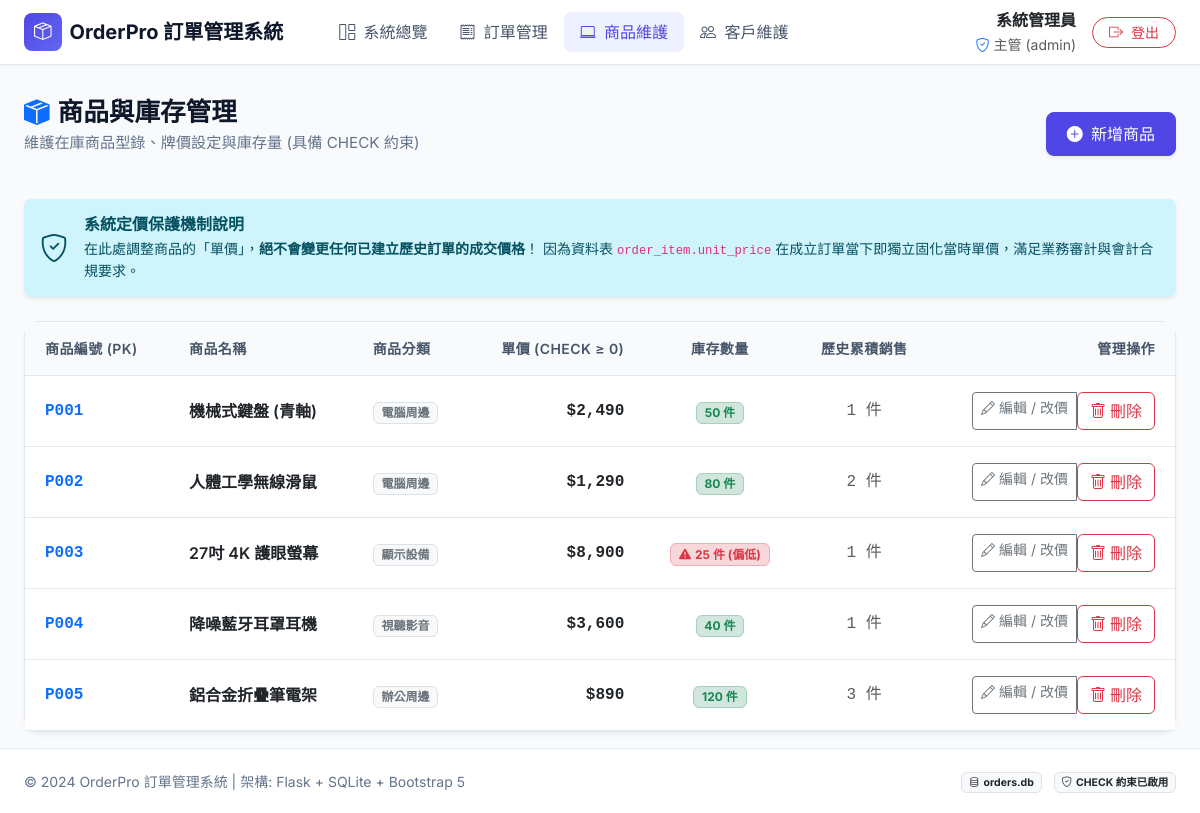
Page /products (signed in) on the committed database.
### tables this page shows
CREATE TABLE product (
        product_id TEXT PRIMARY KEY,
        name TEXT NOT NULL,
        price REAL NOT NULL CHECK(price >= 0),
        stock INTEGER NOT NULL CHECK(stock >= 0),
        category TEXT NOT NULL
    );

### app.py (the view)
@app.route("/products")
@login_required
def product_list():
    conn = get_db()
    cursor = conn.cursor()
    cursor.execute("""
    SELECT p.product_id, p.name, p.price, p.stock, p.category,
           COALESCE(SUM(oi.quantity), 0) AS total_sold
    FROM product p
    LEFT JOIN order_item oi ON p.product_id = oi.product_id
    GROUP BY p.product_id
    ORDER BY p.product_id ASC;
    """)
    products = cursor.fetchall()
    conn.close()
    return render_template("products.html", products=products)

### app.py (called while the page is built)
def login_required(f):
    @wraps(f)
    def decorated_function(*args, **kwargs):
        if "user" not in session:
            flash("請先登入管理員帳號！", "warning")
            return redirect(url_for("login", next=request.url))
        return f(*args, **kwargs)
    return decorated_function

@app.template_filter("currency")
def currency_filter(value):
    try:
        return f"{float(value):,.0f}"
    except (ValueError, TypeError):
        return value

@app.context_processor
def inject_user():
    return {
        "current_user": session.get("user"),
        "today_str": date.today().isoformat()
    }

### database.py (called while the page is built)
def get_db():
    conn = sqlite3.connect(DB_PATH)
    conn.row_factory = sqlite3.Row
    conn.execute("PRAGMA foreign_keys = ON;")
    return conn

### templates/products.html (shortened to what this page needs)
{% extends "base.html" %}
{% block content %}
<div class="page-header d-flex flex-column flex-md-row justify-content-between align-items-md-center gap-3">
    <div>
        <h1 class="page-title"><i class="bi bi-box-seam-fill text-primary me-2"></i>商品與庫存管理</h1>
        <p class="page-subtitle">維護在庫商品型錄、牌價設定與庫存量 (具備 CHECK 約束)</p>
    </div>
    <a href="{{ url_for('product_new') }}" class="btn btn-primary-custom shadow-sm">
        <i class="bi bi-plus-circle-fill me-1"></i> 新增商品
    </a>
</div>
<div class="alert alert-info border-0 shadow-sm rounded-3 mb-4 d-flex align-items-center">
    <i class="bi bi-shield-check fs-3 me-3 text-info-emphasis"></i>
    <div>
        <h6 class="fw-bold mb-1">系統定價保護機制說明</h6>
        <div class="small">
            在此處調整商品的「單價」，<strong>絕不會變更任何已建立歷史訂單的成交價格</strong>！
            因為資料表 <code>order_item.unit_price</code> 在成立訂單當下即獨立固化當時單價，滿足業務審計與會計合規要求。
        </div>
    </div>
</div>
<div class="card-custom">
    <div class="table-responsive">
        <table class="table table-custom align-middle">
            <thead>
                <tr>
                    <th>商品編號 (PK)</th>
                    <th>商品名稱</th>
                    <th>商品分類</th>
                    <th class="text-end">單價 (CHECK &ge; 0)</th>
                    <th class="text-center">庫存數量</th>
                    <th class="text-center">歷史累積銷售</th>
                    <th class="text-end">管理操作</th>
                </tr>
            </thead>
            <tbody>
                {% for p in products %}
                <tr>
                    <td class="fw-bold text-primary font-monospace">{{ p.product_id }}</td>
                    <td class="fw-semibold text-dark">{{ p.name }}</td>
                    <td><span class="badge bg-light text-secondary border">{{ p.category }}</span></td>
                    <td class="text-end fw-bold text-dark font-monospace">${{ p.price | currency }}</td>
                    <td class="text-center">
                        {% if p.stock < 30 %}
                            <span class="badge bg-danger-subtle text-danger border border-danger-subtle px-2.5 py-1.5">
                                <i class="bi bi-exclamation-triangle-fill me-1"></i>{{ p.stock }} 件 (偏低)
                            </span>
                        {% else %}
                            <span class="badge bg-success-subtle text-success border border-success-subtle px-2.5 py-1.5">
                                {{ p.stock }} 件
                            </span>
                        {% endif %}
                    </td>
                    <td class="text-center text-muted font-monospace">{{ p.total_sold }} 件</td>
                    <td class="text-end">
                        <div class="btn-group btn-group-sm">
                            <a href="{{ url_for('product_edit', product_id=p.product_id) }}" class="btn btn-outline-secondary">
                                <i class="bi bi-pencil me-1"></i>編輯 / 改價
                            </a>
                            <form method="POST" action="{{ url_for('product_delete', product_id=p.product_id) }}" class="d-inline" onsubmit="return confirm('確定要刪除商品 [{{ p.product_id }}] {{ p.name }} 嗎？');">
                                <button type="submit" class="btn btn-outline-danger">
                                    <i class="bi bi-trash me-1"></i>刪除
                                </button>
                            </form>
                        </div>
                    </td>
                </tr>
                {% else %}
                <tr>
                    <td colspan="7" class="text-center py-4 text-muted">目前暫無商品資料</td>
                </tr>
                {% endfor %}
            </tbody>
        </table>
    </div>
</div>
{% endblock %}

### static/css/style.css (style rules this page uses)
:root { --primary-color: #4f46e5; --primary-hover: #4338ca; --primary-light: #eef2ff; --dark-slate: #0f172a; --sidebar-bg: #1e293b; --body-bg: #f8fafc; --card-bg: #ffffff; --border-color: #e2e8f0; --text-main: #1e293b; --text-muted: #64748b; --success-color: #10b981; --warning-color: #f59e0b; --info-color: #0ea5e9; --danger-color: #ef4444; }
body { font-family: 'Inter', 'Noto Sans TC', -apple-system, BlinkMacSystemFont, "Segoe UI", Roboto, sans-serif; background-color: var(--body-bg); color: var(--text-main); min-height: 100vh; display: flex; flex-direction: column; }
.page-header { margin-bottom: 1.75rem; }
.page-title { font-weight: 700; font-size: 1.6rem; color: var(--dark-slate); margin-bottom: 0.25rem; }
.page-subtitle { color: var(--text-muted); font-size: 0.95rem; }
.card-custom { background: var(--card-bg); border: 1px solid var(--border-color); border-radius: 14px; box-shadow: 0 4px 6px -1px rgba(0, 0, 0, 0.04), 0 2px 4px -2px rgba(0, 0, 0, 0.04); transition: transform 0.2s ease, box-shadow 0.2s ease; }
.table-custom { margin-bottom: 0; }
.table-custom thead th { background-color: #f8fafc; color: #475569; font-weight: 600; font-size: 0.875rem; text-transform: uppercase; letter-spacing: 0.03em; padding: 1rem 1.25rem; border-bottom: 1px solid var(--border-color); }
.table-custom tbody td { padding: 1rem 1.25rem; vertical-align: middle; border-bottom: 1px solid var(--border-color); color: #334155; }
.btn-primary-custom { background-color: var(--primary-color); border-color: var(--primary-color); color: #ffffff; font-weight: 500; border-radius: 8px; padding: 0.55rem 1.25rem; transition: all 0.2s ease; }

### rows in the picture
product: product_id "P001", name "機械式鍵盤 (青軸)", category "電腦周邊", price "2,490", stock "50", total_sold "1"
product: product_id "P002", name "人體工學無線滑鼠", category "電腦周邊", price "1,290", stock "80", total_sold "2"
product: product_id "P003", name "27吋 4K 護眼螢幕", category "顯示設備", price "8,900", stock "25", total_sold "1"
product: product_id "P004", name "降噪藍牙耳罩耳機", category "視聽影音", price "3,600", stock "40", total_sold "1"
product: product_id "P005", name "鋁合金折疊筆電架", category "辦公周邊", price "890", stock "120", total_sold "3"

### other values in the picture
{{ current_user.name }} "系統管理員"
{{ current_user.role }} "主管"
{{ current_user.username }} "admin"
